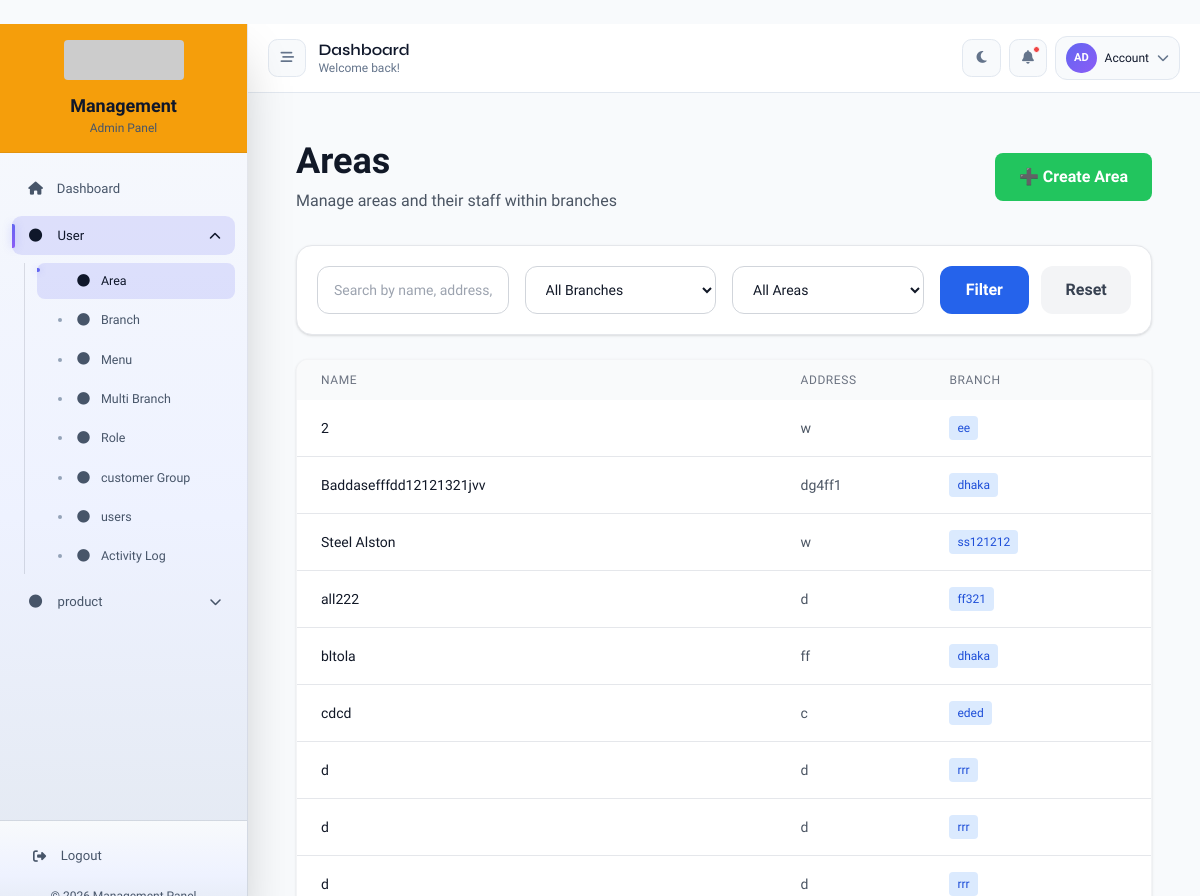
Page /user/areas/ (signed in) on the committed database.
### user/models.py (models this page shows, shortened)
class Menu(Common):
    name = models.CharField(max_length=100, verbose_name="Menu Name")
    icon = models.CharField(
        max_length=50,
        default="fas fa-circle",
        verbose_name="Font Awesome Icon",
        help_text="e.g. fas fa-users",
    )
    url = models.CharField(
        max_length=255,
        verbose_name="URL or URL Name",
        help_text="Example: user:user_list or /user/users/",
    )
    order = models.IntegerField(default=0, verbose_name="Display Order")
    is_active = models.BooleanField(default=True, verbose_name="Active")
    description = models.TextField(blank=True, null=True, verbose_name="Description")
    parent = models.ForeignKey(
        "self",
        null=True,
        blank=True,
        on_delete=models.CASCADE,
        related_name="submenus",
        verbose_name="Parent Menu",
    )
    permissions = models.ManyToManyField(
        Permission,
        blank=True,
        related_name="sidebar_menus",
        verbose_name="Required permissions",
        help_text="Leave empty if every authenticated user with this menu can open it.",
    )
    history = HistoricalRecords()
    class Meta:
        ordering = ["order", "name"]
        unique_together = [["name", "parent"]]
        verbose_name = "Menu"
        verbose_name_plural = "Menus"
    def get_resolved_url(self):
        raw = (self.url or "").strip()
        if not raw:
            return ""
        if raw.startswith("/"):
            return raw
        try:
            return reverse(raw)
        except NoReverseMatch:
            return ""

class Area(Common):
    name = models.CharField(max_length=100, verbose_name="Area Name")
    address = models.TextField(verbose_name="Address")
    parent_branch = models.ForeignKey(
        Branch,
        on_delete=models.CASCADE,
        related_name="areas",
        null=True,
        blank=True,
        verbose_name="Branch",
    )
    area_staff = models.ManyToManyField(
        "Users",
        blank=True,
        related_name="staffed_areas",
        verbose_name="Area Staff",
    )
    total_customers = models.ManyToManyField(
        "CustomerGroup",
        blank=True,
        related_name="areas",
        verbose_name="Total Customer Groups",
    )
    history = HistoricalRecords()
    class Meta:
        ordering = ["name"]
        verbose_name = "Area"
        verbose_name_plural = "Areas"

class Branch(Common):
    name = models.CharField(max_length=100, verbose_name="Branch Name")
    address = models.TextField(verbose_name="Address")
    phone = models.CharField(max_length=20, verbose_name="Phone")
    manager = models.ForeignKey(
        "Users",
        on_delete=models.SET_NULL,
        null=True,
        blank=True,
        related_name="managed_branches",
        verbose_name="Manager",
    )
    branch_staff = models.ManyToManyField(
        "Users",
        blank=True,
        related_name="staffed_branches",
        verbose_name="Branch Staff",
    )
    total_area = models.ManyToManyField(
        "Area",
        blank=True,
        related_name="branches",
        verbose_name="Total Areas",
    )
    history = HistoricalRecords()
    class Meta:
        ordering = ["name"]
        verbose_name = "Branch"
        verbose_name_plural = "Branches"

### user/views.py (the view)
# urls.py: path("areas/", AreaListView.as_view(), name="area_list"),
class AreaListView(LoginRequiredMixin,HtmxListViewMixin, ScopedListContextMixin, ListView):
    model = Area
    template_name = "user/area_list.html"
    partial_template_name = "user/partials/area_list_content.html"
    context_object_name = "areas"
    def get_queryset(self):
        qs = (
            get_user_scope(self.request.user)["areas"]
            .select_related("parent_branch")
            .prefetch_related("area_staff", "total_customers")
        )
        search = self.request.GET.get("search", "").strip()
        branch_id = self.request.GET.get("branch", "").strip()
        area_id = self.request.GET.get("area", "").strip()
        if branch_id:
            qs = qs.filter(parent_branch_id=branch_id)
        if area_id:
            qs = qs.filter(id=area_id)
        if search:
            qs = qs.filter(
                Q(name__icontains=search) |
                Q(address__icontains=search) |
                Q(parent_branch__name__icontains=search)
            )
        return qs.distinct().order_by("name")
    def get_context_data(self, **kwargs):
        context = super().get_context_data(**kwargs)
        context.update(self.get_scope_context())
        context["selected_search"] = self.request.GET.get("search", "").strip()
        return context

### templates/user/area_list.html (shortened to what this page needs)
{% extends 'base.html' %}
{% load static %}
{% block app_prefix %}/user{% endblock %}
{% block content %}
    {% include "user/partials/area_list_content.html" %}
{% endblock %}

### templates/common/sidebar.html (shortened to what this page needs)
{% load static %}
<aside id="sidebar"
    class="fixed md:relative inset-y-0 left-0 z-50 flex h-screen flex-col transform -translate-x-full md:translate-x-0 shadow-2xl transition-all duration-300 sidebar-open">
    <div class="top-logo-area p-4 relative z-10 border-b">
        <div class="logo-wrap flex flex-col items-center gap-3">
            <div class="brand-logo-box shrink-0">
                <img src="https://dummyimage.com/120x40/f59e0b/ffffff&text=Logo"
                     alt="Logo"
                     class="h-10 w-auto rounded">
            </div>
            <div class="text-center">
                <h1 class="brand-title text-lg font-bold">Management</h1>
                <p class="brand-subtitle text-xs">Admin Panel</p>
            </div>
        </div>
    </div>
        <nav id="sidebarNav"
            class="sidebar-nav flex-1 overflow-y-auto px-3 py-4 space-y-2">
        {% url 'dashboard' as dashboard_url %}
        <a href="{{ dashboard_url }}"
           data-href="{{ dashboard_url }}"
           class="sidebar-link menu-item flex items-center gap-3 px-4 py-3 rounded-xl text-sm font-medium transition-all duration-200 {% if request.path == dashboard_url %}active{% endif %}">
            <i class="fas fa-home w-5 text-center shrink-0"></i>
            <span class="sidebar-text">Dashboard</span>
        </a>
        {% for item in sidebar_menus %}
            {% with menu=item.menu children=item.children menu_url=menu.get_resolved_url %}
                {% if children %}
                    <div class="sidebar-group" data-dropdown>
                        <button type="button"
                                class="dropdown-trigger menu-item w-full flex items-center justify-between gap-3 px-4 py-3 rounded-xl text-sm font-medium transition-all duration-200 text-left relative">
                            <div class="flex items-center gap-3 min-w-0">
                                {% if menu.icon %}
                                    <i class="{{ menu.icon }} main-icon w-5 text-center shrink-0"></i>
                                {% else %}
                                    <i class="fas fa-circle main-icon w-5 text-center text-xs shrink-0"></i>
                                {% endif %}
                                <span class="sidebar-text truncate">{{ menu.name }}</span>
                            </div>
                            <i class="chevron sidebar-chevron fas fa-chevron-down text-xs transition-transform duration-300 shrink-0"></i>
                        </button>
                        <div class="dropdown-menu sidebar-submenu hidden mt-2 ml-3 space-y-1 pl-3">
                            {% for child in children %}
                                {% with child_url=child.get_resolved_url %}
                                    {% if child_url %}
                                        <a href="{{ child_url }}"
                                           data-href="{{ child_url }}"
                                           class="sidebar-child-link flex items-center gap-3 px-4 py-2.5 rounded-lg text-sm transition-all duration-200 {% if request.path == child_url %}active{% endif %}">
                                            {% if child.icon %}
                                                <i class="{{ child.icon }} w-4 text-center shrink-0"></i>
                                            {% else %}
                                                <i class="fas fa-angle-right w-4 text-center shrink-0"></i>
                                            {% endif %}
                                            <span class="sidebar-text">{{ child.name }}</span>
                                        </a>
                                    {% endif %}
                                {% endwith %}
                            {% endfor %}
                        </div>
                    </div>
                {% endif %}
            {% endwith %}
        {% endfor %}
    </nav>
    <div class="sidebar-footer p-4 border-t space-y-3">
        {% url 'user:logout' as logout_url %}
        <a href="{{ logout_url }}"
           class="sidebar-link menu-item flex items-center gap-3 px-4 py-3 rounded-xl text-sm font-medium transition-all duration-200 text-red-600 hover:bg-red-50 dark:text-red-400 dark:hover:bg-red-900/20">
            <i class="fas fa-sign-out-alt w-5 text-center shrink-0"></i>
            <span class="sidebar-text">Logout</span>
        </a>
        <div class="sidebar-footer-text text-xs text-center">
        </div>
    </div>
</aside>

### templates/user/partials/area_list_content.html (shortened to what this page needs)
<main id="main-content" class="flex-1 overflow-y-auto p-5 sm:p-6 page-content" style="background:var(--surface-alt);">
    <div class="mx-auto">
        <div class="flex flex-col sm:flex-row sm:justify-between sm:items-center gap-4 mb-8">
            <div>
                <h1 class="text-3xl md:text-4xl font-bold text-gray-900 dark:text-white"> Areas</h1>
                <p class="text-gray-600 dark:text-slate-400 mt-2">Manage areas and their staff within branches</p>
            </div>
            {% if request.user.is_superuser or request.user.is_admin or perms.user.add_area %}
    <a href="{% url 'user:related_object_create' 'area' %}"
       class="inline-flex items-center justify-center bg-green-500 hover:bg-green-600 dark:bg-green-600 dark:hover:bg-green-700 text-white font-bold py-3 px-6 rounded-lg transition modal-trigger"
       data-modal-url="{% url 'user:related_object_create' 'area' %}">
        ➕ Create Area
    </a>
{% endif %}
        </div>
        <form method="get"
              hx-get="{% url 'user:area_list' %}"
              hx-target="#main-content"
              hx-select="#main-content"
              hx-swap="outerHTML"
              hx-push-url="true"
              class="bg-white dark:bg-slate-900 rounded-2xl shadow border border-gray-200 dark:border-slate-800 p-5 mb-6 grid grid-cols-1 md:grid-cols-4 gap-4">
            <input type="text" name="search" value="{{ selected_search }}"
                   placeholder="Search by name, address, branch"
                   class="rounded-xl border border-gray-300 dark:border-slate-700 bg-white dark:bg-slate-950 px-4 py-3 text-sm text-gray-900 dark:text-white">
            <select name="branch" class="rounded-xl border border-gray-300 dark:border-slate-700 bg-white dark:bg-slate-950 px-4 py-3 text-sm text-gray-900 dark:text-white js-enhanced-select">
                <option value="">All Branches</option>
            </select>
            <select name="area" class="rounded-xl border border-gray-300 dark:border-slate-700 bg-white dark:bg-slate-950 px-4 py-3 text-sm text-gray-900 dark:text-white js-enhanced-select" data-selected-value="{{ selected_area|default:'' }}">
                <option value="">All Areas</option>
            </select>
            <div class="flex gap-3">
                <button type="submit"
                        class="flex-1 rounded-xl bg-blue-600 hover:bg-blue-700 text-white font-semibold px-5 py-3">
                    Filter
                </button>
                <a href="{% url 'user:area_list' %}"
                   class="flex-1 rounded-xl bg-gray-100 hover:bg-gray-200 dark:bg-slate-800 dark:hover:bg-slate-700 text-gray-700 dark:text-slate-200 font-semibold px-5 py-3 text-center">
                    Reset
                </a>
            </div>
        </form>
        <div class="bg-white dark:bg-slate-900 rounded-xl shadow overflow-hidden border border-gray-100 dark:border-slate-800">
            <div class="overflow-x-auto">
                <table class="w-full">
                    <thead class="bg-gray-50 dark:bg-slate-800">
                        <tr>
                            <th class="px-6 py-3 text-left text-xs font-medium text-gray-500 dark:text-slate-400 uppercase tracking-wider">Name</th>
                            <th class="px-6 py-3 text-left text-xs font-medium text-gray-500 dark:text-slate-400 uppercase tracking-wider">Address</th>
                            <th class="px-6 py-3 text-left text-xs font-medium text-gray-500 dark:text-slate-400 uppercase tracking-wider">Branch</th>
                        </tr>
                    </thead>
                    <tbody class="bg-white dark:bg-slate-900 divide-y divide-gray-200 dark:divide-slate-700">
                        {% for area in areas %}
                            <tr class="hover:bg-gray-50 dark:hover:bg-slate-800">
                                <td class="px-6 py-4 whitespace-nowrap">
                                    <div class="text-sm font-medium text-gray-900 dark:text-white">{{ area.name }}</div>
                                </td>
                                <td class="px-6 py-4 whitespace-nowrap">
                                    <div class="text-sm text-gray-600 dark:text-slate-400">{{ area.address|default:"No address" }}</div>
                                </td>
                                <td class="px-6 py-4 whitespace-nowrap">
                                    {% if area.parent_branch %}
                                        <span class="inline-block px-2 py-1 bg-blue-100 dark:bg-blue-900/30 text-blue-700 dark:text-blue-300 rounded text-xs">
                                            {{ area.parent_branch.name }}
                                        </span>
                                    {% else %}
                                        <span class="text-gray-500 dark:text-slate-400">Not assigned</span>
                                    {% endif %}
                                </td>
                            </tr>
                        {% empty %}
                            <tr>
                                <td colspan="6" class="px-6 py-12 text-center">
                                    <p class="text-gray-600 dark:text-slate-400 text-lg">No areas found.</p>
                                </td>
                            </tr>
                        {% endfor %}
                    </tbody>
                </table>
            </div>
        </div>
    </div>
</main>

### rows in the picture
Menu: menu.name "User"
Menu: name "Area"
Menu: name "Branch"
Menu: name "Menu"
Menu: name "Multi Branch"
Menu: name "Role"
Menu: name "customer Group"
Menu: name "users"
Menu: name "Activity Log"
Menu: menu.name "product"
Area: name "2", address "w", parent_branch.name "ee"
Area: name "Baddasefffdd12121321jvv", address "dg4ff1", parent_branch.name "dhaka"
Area: name "Steel Alston", address "w", parent_branch.name "ss121212"
Area: name "all222", address "d", parent_branch.name "ff321"
Area: name "bltola", address "ff", parent_branch.name "dhaka"
Area: name "cdcd", address "c", parent_branch.name "eded"
Area: name "d", address "d", parent_branch.name "rrr"
Area: name "d", address "d", parent_branch.name "rrr"
Area: name "d", address "d", parent_branch.name "rrr"
